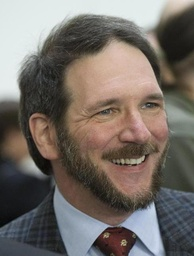
#> input picture Head/Don.jpg, 194 x 256 px, shrunk from 490 x 645 before the run
$ python ImageProcess.py
#> lines starting #> are read from the running program, lines starting #| are printed output that depends on the picture
from PIL import Image
import numpy as np

def avg(lst):
	return int(sum(lst)/len(lst))

file_name = "Don.jpg"

im = Image.open(file_name)
#> im is the input picture: PIL image 194x256 RGB; mean R, G, B 116, 108.6, 102.5
array = np.asarray(im)
# array.setflags(write=True)
r = {}; g = {}; b = {}

def add_tuple(xs,ys):
	return tuple([x+y for x,y in zip(xs,ys)])

def d2avg(x0,x1,y0,y1,array):
	# x: x0 .. x1 y: y0 .. y1
	temp = array[(x1,y1)]
	if x0 != 0:
		temp -= array[(x0-1,y1)]
	if y0 != 0:
		temp -= array[(x1,y0-1)]
	if x0 != 0 and y0 != 0:
		temp += array[(x0-1, y0-1)]
	temp /= (x1-x0+1) * (y1-y0+1)
	return temp

for row in range(len(array)):
	for col in range(len(array[row])):
		position = (row, col)
		r[position], g[position], b[position] = map(int, array[row][col])
		# print(r,row,col,array[row][col])
		# print(type(temp))

		if row == 0 and col == 0:
			continue
		if col != 0:
			# print(r[add_tuple(position,(0,-1))],r[position])
			r[position] += r[add_tuple(position,(0,-1))]
			g[position] += g[add_tuple(position,(0,-1))]
			b[position] += b[add_tuple(position,(0,-1))]
		if row != 0:
			r[position] += r[add_tuple(position,(-1,0))]
			g[position] += g[add_tuple(position,(-1,0))]
			b[position] += b[add_tuple(position,(-1,0))]
		if row != 0 and col != 0:
			r[position] -= r[add_tuple(position,(-1,-1))]
			g[position] -= g[add_tuple(position,(-1,-1))]
			b[position] -= b[add_tuple(position,(-1,-1))]
#> after the loop, b = 49664 items; g = 49664 items; r = 49664 items
		# [12 lines of commented-out code are left out]

res = []
maxVal = 0

radii = 3

for row in range(len(array)-radii):
	rowTemp = []
	for col in range(len(array[row])-radii):
		temp = 0
		avg = d2avg(row,row+radii-1,col,col+radii-1,r)
		for i in range(radii):
			for j in range(radii):
				temp += (array[row+i,col+j][0] - avg) ** 2
		avg = d2avg(row,row+radii-1,col,col+radii-1,r)
		for i in range(radii):
			for j in range(radii):
				temp += (array[row+i,col+j][1] - avg) ** 2
		avg = d2avg(row,row+radii-1,col,col+radii-1,r)
		for i in range(radii):
			for j in range(radii):
				temp += (array[row+i,col+j][2] - avg) ** 2
		temp = temp ** 0.5
		if temp > maxVal:
			maxVal = temp
		rowTemp.append([temp] * 3)
	res.append(rowTemp)
#> this loop made 253 passes

res = np.array(res)
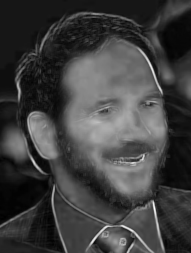
#> res: shape (253, 191, 3) float64; min 4.52, max 366.4, mean 95.4; drawn with min black and max white
res /= (maxVal/255)
# res = res ** 2 / 255
res = res * -1 + 255
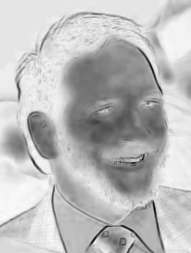
#> res: shape (253, 191, 3) float64; min 0, max 251.9, mean 188.6
res = res.astype(np.uint8)
im = Image.fromarray(res)

im.save(file_name.split(".")[0] + "_spread.png","PNG")
